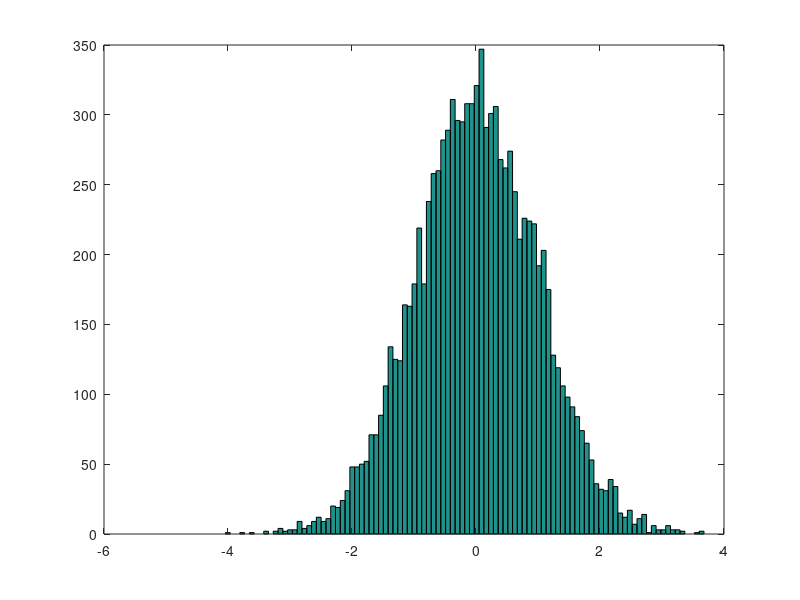
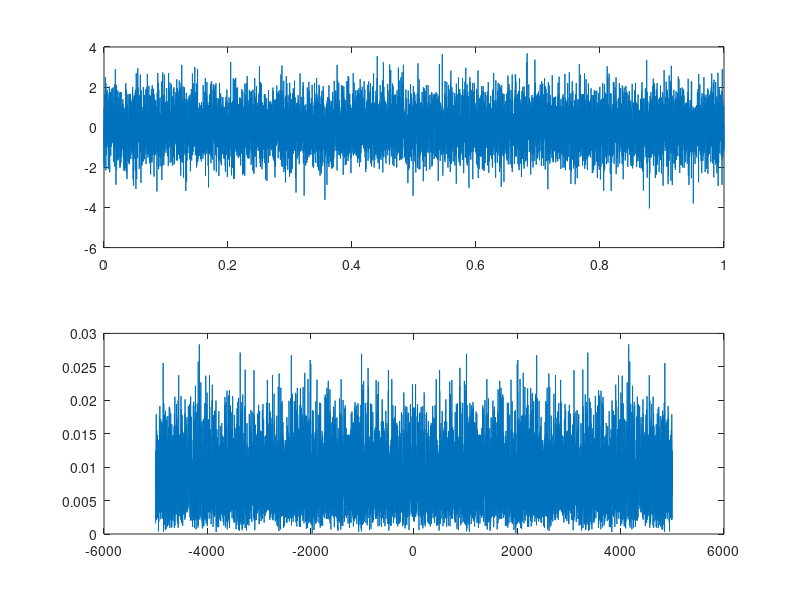

Here is the MATLAB script that generated these plots, in order:
clear all;
close all;
clc;

% 1. Gerar um vetor representando um ru?do com distribui??o
% normal utilizando a fun??o 'randn' do matlab. Gere 1 segundo
% de ru?do considerando um tempo de amostragem de 1/10k.
fs = 10e3;
ts = 1/fs;
ruido = randn(1, 10000);

% 2. Plotar o histograma do ru?do para observar a distribui??o
% Gaussiana. Utilizar a fun??o 'histogram'
figure(1)
hist(ruido, 100)

% 3. Plotar o ru?do no dom?nio do tempo e da frequ?ncia
t = [0:ts:1-ts];
f = [-fs/2:1:(fs/2)-1];
figure(2)
subplot(211)
plot(t, ruido)
subplot(212)
fft_ruido = fftshift(fft(ruido)/length(ruido));
plot(f, abs(fft_ruido))

% 4. Utilizando a fun??o 'xcorr', plote a fun??o de autocorrela??o
% do ru?do.
xcorr(ruido);

% 5. Utilizando a fun??o 'filtro=fir1(50,(1000*2)/fs)', realize uma
% opera??o de filtragem passa baixa do ru?do. Para visualizar a
% resposta em frequ?ncia do filtro projetado, utilize a fun??o
% 'freqz'.


% 6. Plote, no dom?nio do tempo e da frequ?ncia, a sa?da do filtro
% e o histograma do sinal filtrado
